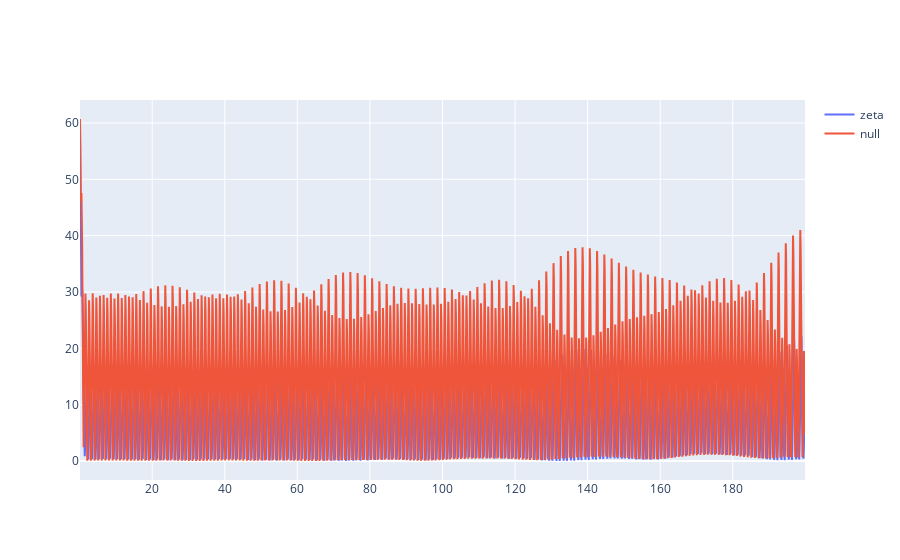

Notebook code for this chart:
### Code cell
error_zeta_trace = go.Scatter(name='zeta',x=master['t'],y=error_zeta.sum(axis=1))
error_null_trace = go.Scatter(name='null',x=master['t'],y=error_null.sum(axis=1))
py.iplot([error_zeta_trace,error_null_trace])

### Figure 1 — Plotly figure (JSON) as saved in the notebook; plotly's stock layout.template omitted (floating-point values rounded to 4 significant figures; data arrays with more than 128 entries replaced by an {"elided": "..."} marker saying what was removed)
{"data": [{"name": "zeta", "type": "scatter", "x": {"elided": "1999 float values"}, "y": {"elided": "1999 float values"}}, {"name": "null", "type": "scatter", "x": {"elided": "1999 float values"}, "y": {"elided": "1999 float values"}}], "layout": {}}
